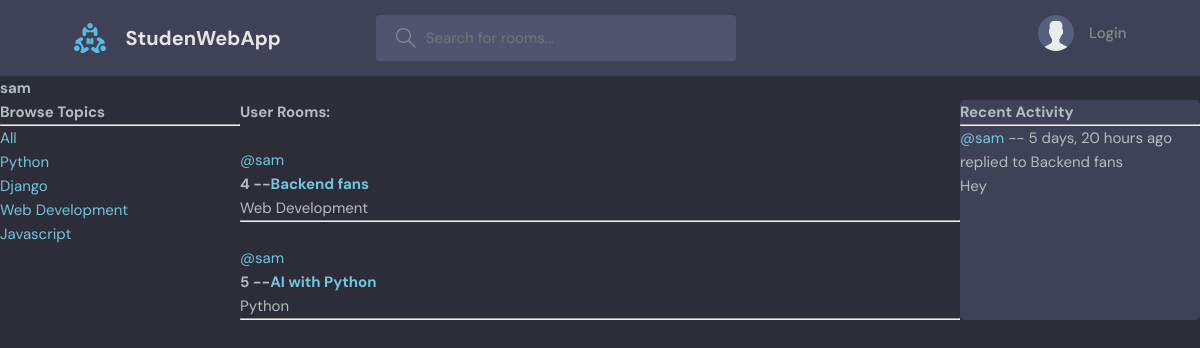
The app's page /profile/1 with its own data.
### base/models.py (models this page shows, shortened)
class Topic(models.Model):
    name = models.CharField(max_length=200)

class Room(models.Model):
    host = models.ForeignKey(User, on_delete=models.SET_NULL, null=True)
    topic = models.ForeignKey(Topic, on_delete=models.SET_NULL, null=True)
    name = models.CharField(max_length=200)
    description = models.TextField(null=True, blank=True)
    participants = models.ManyToManyField(User, related_name="participants", blank=True)
    updated = models.DateTimeField(auto_now=True)
    created = models.DateTimeField(auto_now_add=True)
    class Meta:
        ordering = ['-updated','-created']
    def __str__(self) -> str:
        return self.name

class Message(models.Model):
    user = models.ForeignKey(User, on_delete=models.CASCADE)
    room = models.ForeignKey( Room, on_delete=models.CASCADE)
    body = models.TextField()
    updated = models.DateTimeField(auto_now=True)
    created = models.DateTimeField(auto_now_add=True)
    class Meta:
        ordering = ['-updated','-created']
    def __str__(self) -> str:
        return self.body[0:50]

### base/views.py (the view)
# urls.py: path('profile/<str:pk>', views.userProfile, name='user-profile'),
def userProfile(request, pk):
    user = User.objects.get(id=pk)
    rooms = user.room_set.all()
    room_messages = user.message_set.all()
    topics = Topic.objects.all()
    context = {
        'user' : user,
        'rooms' : rooms,
        'room_messages' : room_messages,
        'topics' : topics
    }
    return render(request, 'base/profile.html', context)

### base/templates/base/profile.html (shortened to what this page needs)
{% extends 'layout.html' %}
{% block mainBlock %}
    <h1>{{ user.username }}</h1>
    <div class="profile-container">
        <div class="user-rooms">
            {% include 'base/topics_components.html' %}
        </div>
        <div class="topics">
            <h3>User Rooms:</h3>
            {% include 'base/feed_component.html' %}
        </div>
        <div class = "activities">
            {% include 'base/activity_component.html' %}
        </div>
    </div>
{% endblock mainBlock %}

### base/templates/base/topics_components.html
<h3>Browse Topics</h3>
<hr>
<div>
    <a href="{% url 'home' %}">All</a>
</div>
{% for topic in topics  %}
    <div>
        <a href="{% url 'home' %}?q={{ topic.name }}">{{ topic.name }}</a>
    </div>
{% endfor %}

### base/templates/base/feed_component.html (shortened to what this page needs)
{% for room in rooms %}
<div>
    <br>
    <span><a href="{% url 'user-profile' room.host.id %}">@{{ room.host.username}}</a></span>
    <h5>{{ room.id }} --<a href="{% url 'room' room.id %}">{{ room.name }}</a></h5>
    <small>{{ room.topic.name }}</small>
    <hr>
</div>
{% endfor %}

### base/templates/base/activity_component.html (shortened to what this page needs)
<h3>Recent Activity</h3>
<hr>
{% for sms in room_messages %}
    <div>
        <small> <a href="{% url 'user-profile' sms.user.id %}">@{{ sms.user }}</a> -- {{ sms.created|timesince}} ago</small>
        <br>
        <small>replied to {{ sms.room }}</small>
        <p>
            {{sms}}
        </p>
    </div>
{% endfor %}

### static/styles/style.css (style rules this page uses)
:root { --color-main: #71c6dd; --color-main-light: #e1f6fb; --color-dark: #3f4156; --color-dark-medium: #51546e; --color-dark-light: #696d97; --color-light: #e5e5e5; --color-gray: #8b8b8b; --color-light-gray: #b2bdbd; --color-bg: #2d2d39; --color-success: #5dd693; --color-error: #fc4b0b; }
* { font-family: "DM Sans", -apple-system, BlinkMacSystemFont, "Segoe UI", Roboto, Oxygen, Ubuntu, Cantarell, "Open Sans", "Helvetica Neue", sans-serif; margin: 0; padding: 0; box-sizing: border-box; text-rendering: optimizeLegibility; font-size: inherit; }
html { font-size: 56.25%; }
@media only screen and (min-width: 1200px) { html { font-size: 62.5%; } }
body { line-height: 1.6; font-weight: 400; font-size: 1.5rem; color: var(--color-light-gray); background-color: var(--color-bg); min-height: 100vh; }
a { display: inline-block; color: var(--color-main); text-decoration: none; }
.activities { background: var(--color-dark); border-radius: 5px; overflow: hidden; }

### base/templates/base/profile.html (style rules this page uses)
.profile-container { display: grid; grid-template-columns: 1fr 3fr 1fr; }

### records on screen
Topic: name "Python"
Topic: name "Django"
Topic: name "Web Development"
Topic: name "Javascript"
Room: host.username "sam", id "4", name "Backend fans", topic.name "Web Development"
Room: host.username "sam", id "5", name "AI with Python", topic.name "Python"
Message: user "sam", created "5 days, 20 hours", room "Backend fans", body "Hey"

### other values on screen
{{ user.username }} "sam"
